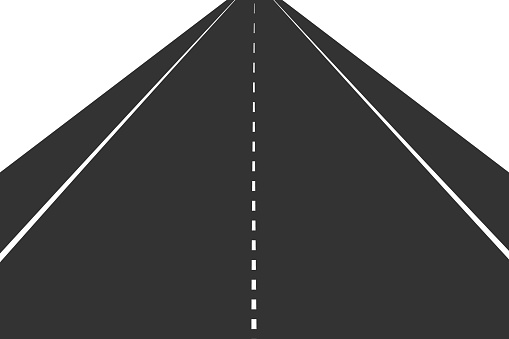
//> input picture RunawayTrain/Windows/road.jpg, 509 x 339 px
$ ./FindEdge   (built with g++ and OpenCV 4)
//> lines starting //> are read from the running program, lines starting //| are printed output that depends on the picture; after the words box and inside, x2 and y2 are one past the last pixel; in counts of white or black regions, pixels touching at a corner belong together
#include <opencv2/opencv.hpp>
#include "opencv2/imgproc/imgproc.hpp"
#include "opencv2/imgcodecs.hpp"
#include "opencv2/highgui/highgui.hpp"

using namespace cv;
using namespace std;


int main(int argc, char** argv)
{
    Mat img_original = imread("road.jpg", IMREAD_COLOR);
//> img_original is the input picture: 339 rows x 509 cols, CV_8UC3; min 21, max 255, mean 100.1
    Mat img_edge, img_gray;


    //그레이 스케일 영상으로 변환 한후.
    cvtColor(img_original, img_gray, COLOR_BGR2GRAY);
    //캐니에지를 이용하여 에지 성분을 검출합니다.
    Canny(img_gray, img_edge, 30, 90, 3);
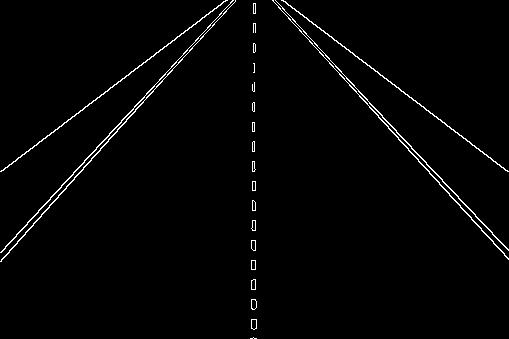
//> img_edge: 339 rows x 509 cols, CV_8UC1; 1.7% white in thin lines or dots


    //직선 성분을 검출합니다.
    vector<Vec4i> lines;
    HoughLinesP(img_edge, lines, 1, CV_PI / 180, 30, 30, 3);
//> lines = 19 lines (x1, y1, x2, y2), first 8: [334, 40, 508, 171], [58, 195, 163, 79], [292, 19, 507, 249], [338, 72, 456, 202], [61, 185, 176, 62], [0, 171, 227, 0], [283, 0, 423, 106], [1, 252, 38, 212]

    //검출한 직선을 영상에 그려줍니다.
    for (int i = 0; i < lines.size(); i++)
    {
        Vec4i L = lines[i];
        line(img_original, Point(L[0], L[1]), Point(L[2], L[3]),
            Scalar(0, 0, 255), 1, LINE_AA);
    }
//> this loop made 19 passes
//> L on passes 1 to 12: [334, 40, 508, 171], [58, 195, 163, 79], [292, 19, 507, 249], [338, 72, 456, 202], [61, 185, 176, 62], [0, 171, 227, 0], [283, 0, 423, 106], [1, 252, 38, 212], [0, 261, 74, 179], [171, 66, 210, 25], [200, 38, 235, 1], [457, 203, 499, 249]
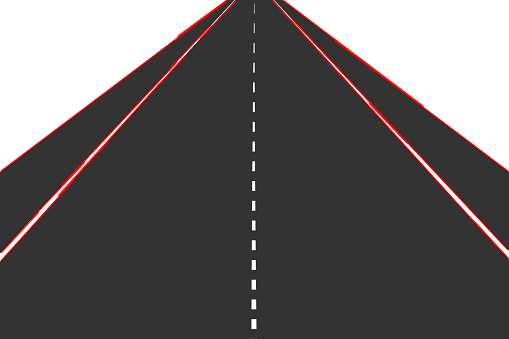
//> img_original: 339 rows x 509 cols, CV_8UC3; 2.66% of pixels changed, all inside (x1, y1, x2, y2) = (0, 0, 509, 262)


    namedWindow("edge", WINDOW_AUTOSIZE);
    imshow("edge", img_edge);


    namedWindow("result", WINDOW_AUTOSIZE);
    imshow("result", img_original);

    waitKey(0);
}
